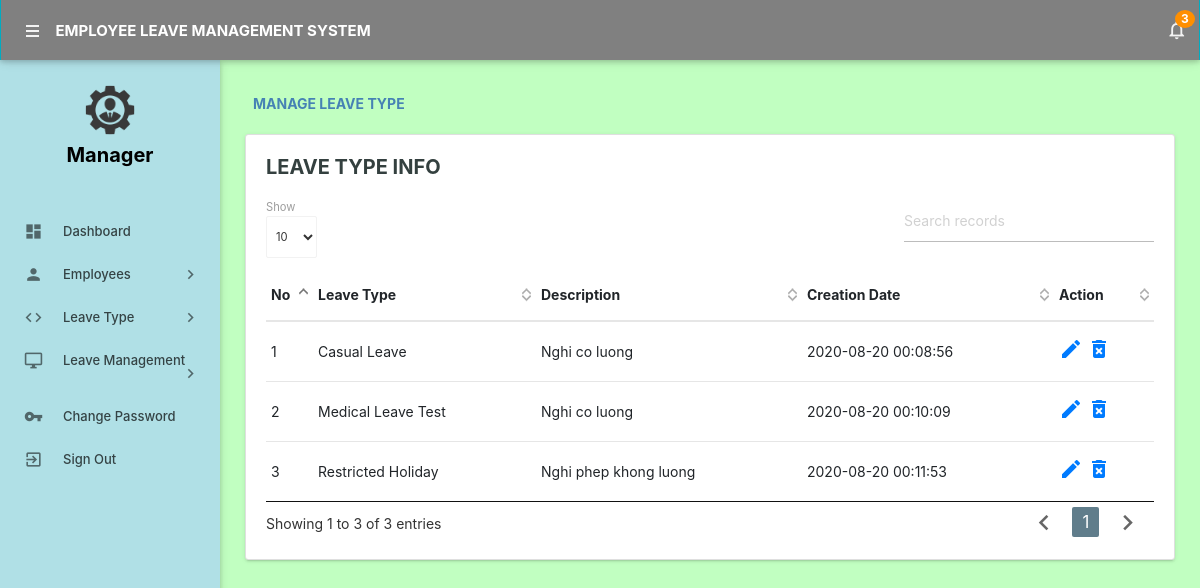
Screenshot of /admin/manageleavetype.php (signed in) with the database file from the repository.
### tables this page shows
CREATE TABLE `leavetype` (
  `id` int(11) NOT NULL,
  `LeaveType` varchar(200) DEFAULT NULL,
  `Description` mediumtext DEFAULT NULL,
  `CreationDate` timestamp NOT NULL DEFAULT current_timestamp()
);

### admin/manageleavetype.php (the view, shortened to what this page needs)
<?php
include('includes/config.php');
if (strlen($_SESSION['alogin']) == 0) {
    header('location:index.php');
} else {
    ?>
    <!DOCTYPE html>
    <html lang="en">
        <head>
            <link type="text/css" rel="stylesheet" href="../assets/plugins/materialize/css/materialize.min.css"/>
            <link href="../assets/plugins/material-preloader/css/materialPreloader.min.css" rel="stylesheet">
            <link href="../assets/plugins/datatables/css/jquery.dataTables.min.css" rel="stylesheet">
            <link href="../assets/css/alpha.min.css" rel="stylesheet" type="text/css"/>
            <link href="../assets/css/custom.css" rel="stylesheet" type="text/css"/>
            <link rel="stylesheet" href="https://stackpath.bootstrapcdn.com/bootstrap/4.5.2/css/bootstrap.min.css">
        </head>
        <body>
            <?php include('includes/header.php'); ?>
            <?php include('includes/sidebar.php'); ?>
             <div class="mn-content fixed-sidebar" style="background: #C1FFC1">
            <main class="mn-inner">
                <div class="page-title" style="color: #4682B4; "><strong>Manage Leave Type</strong></div>
                <br>
                <br>
                <div class="card">
                    <div class="card-content">
                        <span class="card-title" style="color: #34403F; font-size: 20px">Leave Type Info</span>
                        <table id="example" class="display responsive-table ">
                            <thead>
                                <tr>
                                    <th>No</th>
                                    <th>Leave Type</th>
                                    <th>Description</th>
                                    <th>Creation Date</th>
                                    <th>Action</th>
                                </tr>
                            </thead>
                            <tbody>
                                <?php
                                $sql = "SELECT * from leavetype";
                                $query = $dbh->prepare($sql);
                                $query->execute();
                                $results = $query->fetchAll(PDO::FETCH_OBJ);
                                $cnt = 1;
                                if ($query->rowCount() > 0) {
                                    foreach ($results as $result) {
                                        ?>
                                        <tr>
                                            <td> <?php echo htmlentities($cnt); ?></td>
                                            <td><?php echo htmlentities($result->LeaveType); ?></td>
                                            <td><?php echo htmlentities($result->Description); ?></td>
                                            <td><?php echo htmlentities($result->CreationDate); ?></td>
                                            <td><a href="editleavetype.php?lid=<?php echo htmlentities($result->id); ?>"><i class="material-icons">mode_edit</i></a>
                                                <a href="manageleavetype.php?del=<?php echo htmlentities($result->id); ?>" onclick="return confirm('Do you want to delete');"> <i class="material-icons">delete_forever</i></a> </td>
                                        </tr>
                                        <?php
                                        $cnt++;
                                    }
                                }
                                ?>
                            </tbody>
                        </table>
                    </div>
                </div>
            </main>
        </div>
        <div class="left-sidebar-hover"></div>
    </body>
    </html>
<?php } ?>

### admin/manageleavetype.php (style rules this page uses)
body { background: #99CC33 }

### admin/includes/sidebar.php (style rules this page uses)
body { background: #FFEC8B }

### rows the page displays
leavetype: LeaveType "Casual Leave", Description "Nghi co luong", CreationDate "2020-08-20 00:08:56"
leavetype: LeaveType "Medical Leave Test", Description "Nghi co luong", CreationDate "2020-08-20 00:10:09"
leavetype: LeaveType "Restricted Holiday", Description "Nghi phep khong luong", CreationDate "2020-08-20 00:11:53"

### other values shown
$unreadcount "3"
